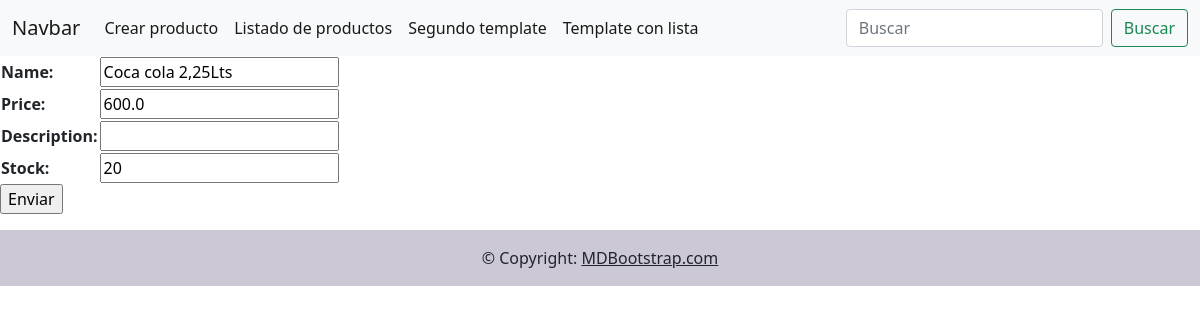
Page /products/update-product/16/ on the earlier database version.
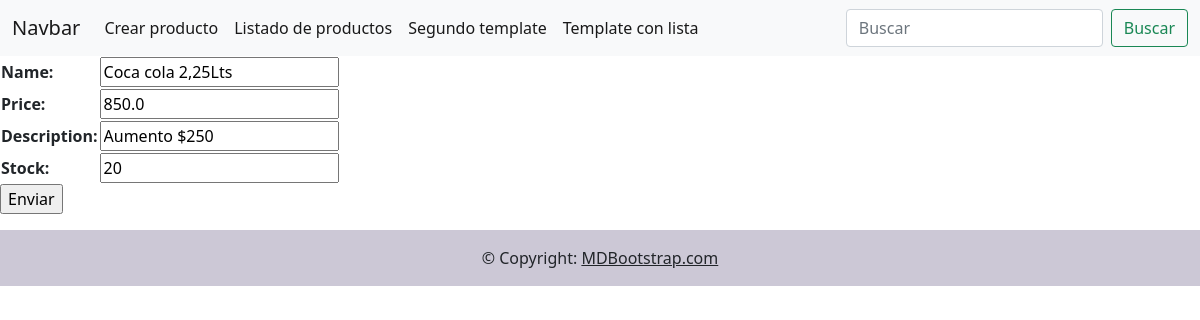
Same page on the later database version.
### products/models.py (models this page shows, shortened)
class Products(models.Model):
    name = models.CharField(max_length=40)
    price = models.FloatField()
    description = models.CharField(max_length=200, null=True, blank=True)
    is_active = models.BooleanField(default=True)
    creation_date = models.DateField(auto_now_add=True, null=True, blank=True)
    stock = models.IntegerField()
    class Meta:
        verbose_name="Product"
        verbose_name_plural="Products"

### products/views.py (the view)
# urls.py: path("update-product/<int:pk>/",update_product,name="update_product")
def update_product(request, pk):
    if request.method == "POST":
        form = Formulario_productos(request.POST)
        if form.is_valid():
            product = Products.objects.get(pk=pk)
            product.name = form.cleaned_data["name"]
            product.price = form.cleaned_data["price"]
            product.description = form.cleaned_data["description"]
            product.stock = form.cleaned_data["stock"]
            product.save()
            return redirect(list_product)
    elif request.method == "GET":
        product = Products.objects.get(pk=pk)
        form = Formulario_productos(initial={
                                                "name":product.name,
                                                "price":product.price,
                                                "description":product.description,
                                                "stock":product.stock
                                            })
        context = {"form":form}
        return render(request,"products/update_product.html",context=context)

### products/forms.py
class Formulario_productos(forms.Form):
    name = forms.CharField(max_length=40)
    price = forms.FloatField()
    description = forms.CharField(max_length=200)
    stock= forms.IntegerField()

### templates/products/update_product.html (shortened to what this page needs)
{% extends "base.html" %}
{% block contenido_que_cambia %}
<form action="" method="POST">
    <table>
        {{form.as_table}}
    </table>
    <p><input type="submit" value="Enviar"></p>
</form>
{% endblock %}

Differences in the rows shown:
changed Products "Coca cola 2,25Lts": price "600.0" → "850.0"; description (not shown) → "Aumento $250"
